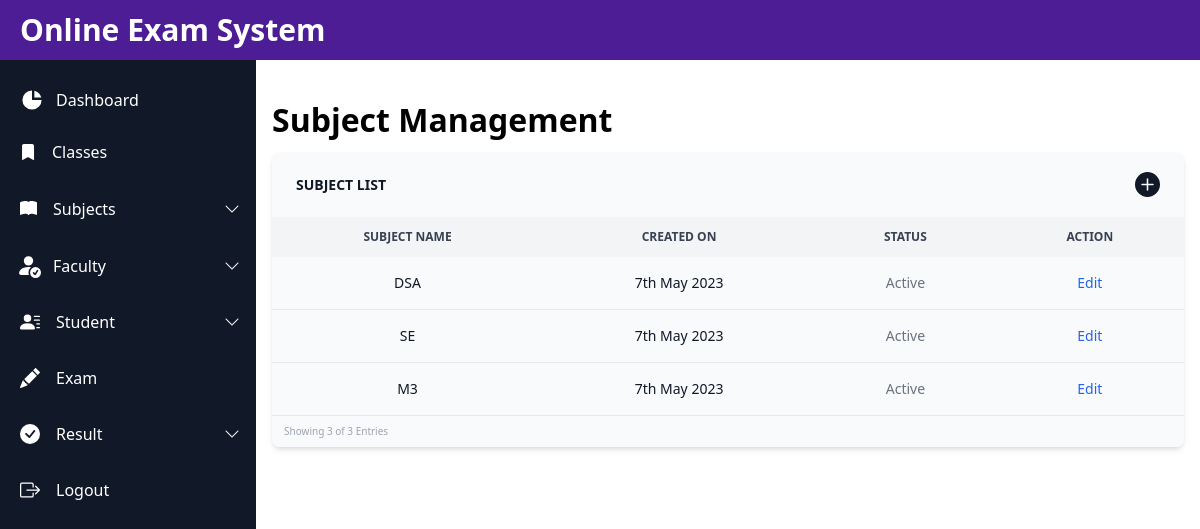
The app's page /admin_subject.php with its own data.
### tables this page shows
CREATE TABLE `subject` (
  `subject_name` varchar(30) NOT NULL,
  `date` varchar(30) NOT NULL
);

### admin_subject.php (the view, shortened to what this page needs)
<!DOCTYPE html>
<html lang="en">
<head>
  <script src="https://cdn.tailwindcss.com"></script>
  <link rel="stylesheet" href="https://cdn.jsdelivr.net/npm/bootstrap-icons@1.7.2/font/bootstrap-icons.css">
</head>
<body>
<nav class="fixed top-0 z-50 w-full bg-violet-900">
  <div class="px-3 py-3 lg:px-5 lg:pl-3">
    <div class="flex items-center justify-between">
      <div class="flex items-center justify-start">
        <a href="#" class="flex ml-2 md:mr-24" >
          <span class="self-center text-xl font-semibold sm:text-3xl whitespace-nowrap text-white" style="font-weight: bolder;">Online Exam System</span>
        </a>
      </div>
    </div>
  </div>
</nav>
<aside id="logo-sidebar" class="fixed top-0 left-0 z-40 w-64 h-screen pt-20 transition-transform -translate-x-full sm:translate-x-0 bg-gray-900" aria-label="Sidebar">
   <div class="h-full px-3 pb-4 overflow-y-auto sidebar">
      <ul class="space-y-2 font-medium">
         <li class="hover:bg-gray-800 rounded-lg">
            <a href="/examm/admin.php" class="flex items-center p-2 text-white rounded-lg py-2">
               <svg aria-hidden="true" class="w-6 h-6 text-white transition duration-75" fill="currentColor" viewBox="0 0 20 20" xmlns="http://www.w3.org/2000/svg"><path d="M2 10a8 8 0 018-8v8h8a8 8 0 11-16 0z"></path><path d="M12 2.252A8.014 8.014 0 0117.748 8H12V2.252z"></path></svg>
               <span class="ml-3">Dashboard</span>
            </a>
         </li>
         <li class="hover:bg-gray-800 py-2 rounded-lg">
            <a href="/examm/admin_class_management.php" class="flex items-center p-1 text-white rounded-lg">
            <i class="bi bi-bookmark-fill text-white px-1"></i>
               <span class="flex-1 ml-3 whitespace-nowrap">Classes</span>
            </a>
         </li>
         <li class="rounded-lg py-2 hover:bg-gray-800">
         <a href="#" class="flex items-center p-1 text-white rounded hover:text-white">
               <span class="flex-1 ml-3 whitespace-nowrap">Subjects</span>
              <i class="bi bi-chevron-down"></i>
              </a>
         </li>
         <li class="hover:bg-gray-800 py-2 rounded-lg">
            <a href="#" class="flex items-center p-1 text-white rounded-lg">
               <span class="flex-1 ml-3 whitespace-nowrap">Faculty</span>
              <i class="bi bi-chevron-down"></i>
              </a>
         </li>
         <li class="hover:bg-gray-800 py-2 rounded-lg">
            <a href="#" class="flex items-center p-1 text-white rounded-lg">
               <span class="flex-1 ml-3 whitespace-nowrap">Student</span>
              <i class="bi bi-chevron-down"></i>
              </a>
         </li>
         <li class="hover:bg-gray-800 py-2 rounded-lg">
            <a href="/examm/admin_exam.php" class="flex items-center p-1 text-white rounded-lg">
               <span class="flex-1 ml-3 whitespace-nowrap">Exam</span>
            </a>
         </li>
         <li class="hover:bg-gray-800 py-2 rounded-lg">
            <a href="#" class="flex items-center p-1 text-white rounded-lg">
               <span class="flex-1 ml-3 whitespace-nowrap">Result</span>
              <i class="bi bi-chevron-down"></i>
              </a>
         </li>
         <li class="hover:bg-gray-800 py-2 rounded-lg">
            <a href="index1.php" class="flex items-center p-1 text-white rounded-lg">
               <span class="flex-1 ml-3 whitespace-nowrap">Logout</span>
            </a>
         </li>
      </ul>
   </div>
</aside>
<div class="p-4 sm:ml-64">
         <h1 style="margin-top: 10vh; font-size: xx-large; font-weight: bold;">Subject Management</h1>
<div class="relative overflow-x-auto shadow-md sm:rounded-lg" style="margin-top: 1vh;">
        <table class="w-full text-sm text-left text-gray-500">
            <thead class="text-sm text-gray-900 uppercase bg-gray-50">
                <tr>
                    <th scope="col" class="px-6 py-5 text-left">
                        Subject List
                    </th>
                    <th scope="col" class="px-6 py-5 pop" id="open-modal" onclick="openPopup()" style="float: right">
                        <a href="#"><svg xmlns="http://www.w3.org/2000/svg" width="25" height="25" fill="currentColor" class="bi bi-plus-circle-fill" viewBox="0 0 16 16">
                        <path d="M16 8A8 8 0 1 1 0 8a8 8 0 0 1 16 0zM8.5 4.5a.5.5 0 0 0-1 0v3h-3a.5.5 0 0 0 0 1h3v3a.5.5 0 0 0 1 0v-3h3a.5.5 0 0 0 0-1h-3v-3z"/>
                        </svg></a>
                    </th>
                </tr>
            </thead>
        </table>
        <?php
          $mysqli = mysqli_connect("localhost","root","","admin");
          $query = "SELECT * FROM subject";
          $result = $mysqli->query($query);
        ?>
        <table class="w-full text-sm text-left text-gray-500">
        <thead class="text-xs text-gray-700 uppercase bg-gray-100 ">
            <tr>
                <th scope="col" class="px-6 py-3 text-center">
                    Subject Name
                <th scope="col" class="px-6 py-3 text-center">
                    Created On
                <th scope="col" class="px-6 py-3 text-center">
                    Status
                <th scope="col" class="px-6 py-3 text-center">
                    Action
                </th>
            </tr>
        </thead>
        <tbody>
          <?php $count = 0 ?>
        <?php while ($row = $result->fetch_assoc()) { ?>
            <tr class="bg-gray-50 border-b ">
              <?php $count++ ?>
                <th scope="row" class="px-6 py-4 font-medium text-gray-900 whitespace-nowrap text-center">
                <?php echo $row['subject_name']; ?>
                </th>
                <th scope="row" class="px-6 py-4 font-medium text-gray-900 whitespace-nowrap text-center">
                <?php echo $row['date']; ?>
                <td class="px-6 py-4 text-center">
                    Active
                </td>
                <td class="px-6 py-4 text-center">
                    <a href="#" class="font-medium text-blue-600 ">Edit</a>
                </td>
            </tr>
            <?php } ?>
        </tbody>
    </table>
    <p class="py-2 px-3 text-gray-400 bg-gray-50" style="font-size:x-small">Showing <?php echo $count; ?> of <?php echo $count; ?> Entries</p>
</div>
   </div>
</body>
</html>

### records on screen
subject: subject_name "DSA", date "7th May 2023"
subject: subject_name "SE", date "7th May 2023"
subject: subject_name "M3", date "7th May 2023"

### other values on screen
$count "3"
